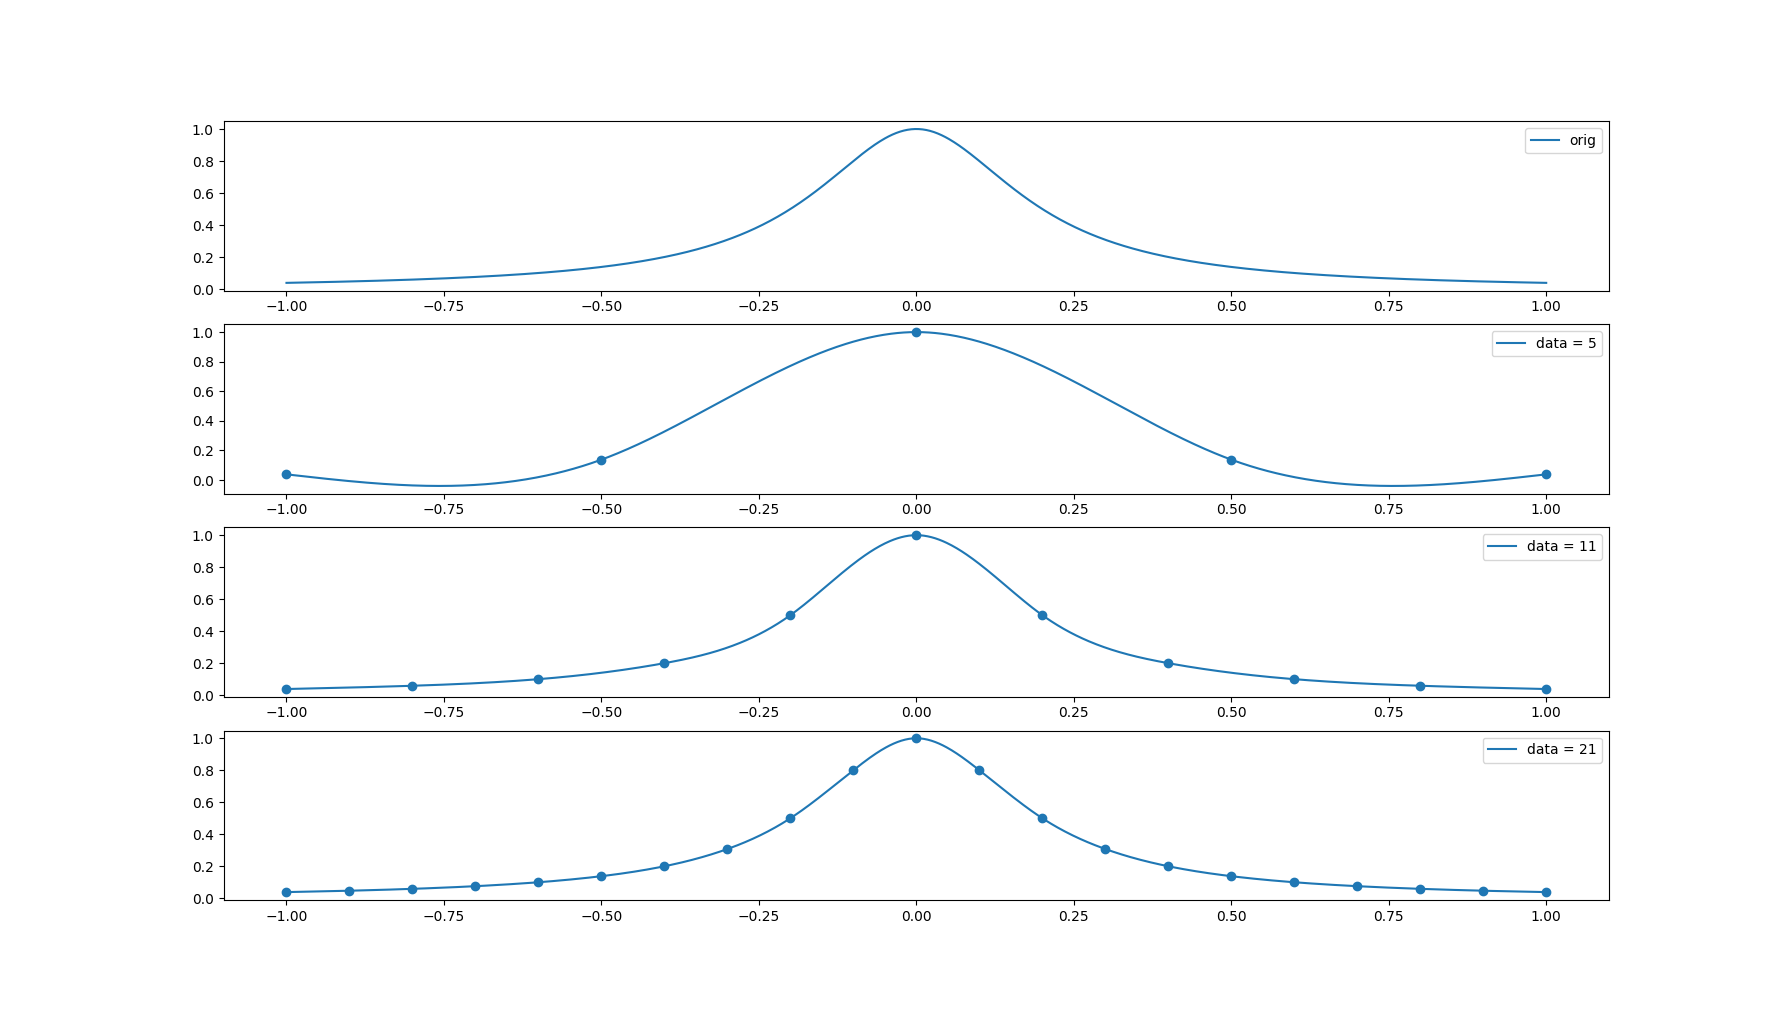

Reproduce this figure in Python.
import numpy as np
import matplotlib.pyplot as plt

def func(_x):
    return 1 / (1 + 25 * (_x ** 2))

def spline(_dataX, _dataY):
    N = len(_dataX)
    h = np.zeros(N - 1)
    for i in range(N - 1):
        h[i] = _dataX[i + 1] - _dataX[i]

    A = np.zeros((N - 2, N - 2))
    for i in range(N - 2):
        for j in range(N - 2):
            if i == j:
                A[i][j] = 2 * (h[j - 1] + h[j])
            elif i == j - 1 or i == j + 1:
                A[i][j] = h[j]

    u = np.zeros(N - 2)
    v = np.zeros(N - 2)
    for i in range(1, N - 1):
        v[i - 1] = 6 * (((_dataY[i + 1] - _dataY[i]) / h[i]) - ((_dataY[i] - _dataY[i - 1]) / h[i - 1]))

    L, U = LU_Decomposition(A)
    u = calc_matrix(L, U, v)

    a = np.zeros(N - 1)
    b = np.zeros(N - 1)
    c = np.zeros(N - 1)
    d = np.zeros(N - 1)

    u = np.append(0, u)
    u = np.append(u, 0)

    for i in range(N - 1):
        a[i] = (u[i + 1] - u[i]) / (6 * (_dataX[i + 1] - _dataX[i]))
        b[i] = u[i] / 2
        c[i] = ((_dataY[i + 1] - _dataY[i]) / (_dataX[i + 1] - _dataX[i])) - (((_dataX[i + 1] - _dataX[i]) * (2 * u[i] + u[i + 1])) / 6)
        d[i] = _dataY[i]

    return a, b, c, d

def LU_Decomposition(A):
    N = len(A)

    L = np.eye(N, N, 0, dtype=float)
    U = np.zeros((N, N), dtype=float)

    # LU Decomposition
    # A = LU
    # variable i processes to row direction
    for i in range(N):
        # variable j processes to column direction
        # process for Lower triangular matrix
        for j in range(i):
            if j == 0:
                L[i][j] = A[i][j] / U[j][j]
            else:
                temp = 0.0
                for k in range(j):
                    temp += L[i][k] * U[k][j]
                L[i][j] = (A[i][j] - temp) / U[j][j]
        # process for Upper triangular matrix
        for j in range(i, N):
            if i == 0:
                U[i][j] = A[i][j]
            else:
                temp = 0.0
                for k in range(i):
                    temp += L[i][k] * U[k][j]
                U[i][j] = A[i][j] - temp

    return L, U

def calc_matrix(L, U, b):
    N = len(L)
    
    x = np.zeros(N, dtype=float)
    y = np.zeros(N, dtype=float)

    # Ly = b
    # process for y vector
    for i in range(N):
        temp = 0.0
        for j in range(i):
            temp += L[i][j] * y[j]
        y[i] = b[i] - temp
    
    # Ux = y
    # process for x vector(solution)
    for i in reversed(range(N)):
        temp = 0.0
        for j in reversed(range(N - i)):
            temp += U[i][N - 1 - j] * x[N - 1 - j]
        x[i] = (y[i] - temp) / U[i][i]

    return x

def sampling(_a, _b, _c, _d, _sampleX, _dataX):
    y = np.zeros(len(_sampleX))
    index = 0
    for i in range(len(_sampleX)):
        x = _sampleX[i]
        if x >= _dataX[index + 1] and index < len(_dataX) - 2:
            index += 1
        y[i] = _a[index] * (x - _dataX[index]) ** 3 + _b[index] * (x - _dataX[index]) ** 2 + _c[index] * (x - _dataX[index]) + _d[index]

    return y

def main():
    xa = -1.0
    xb = 1.0

    step = (xb - xa) / 1000
    sampleX = np.arange(xa, xb + step, step)
    y = func(sampleX)

    step = (xb - xa) / 4
    dataX1 = np.arange(xa, xb + step, step)
    dataY1 = func(dataX1)
    a1, b1, c1, d1 = spline(dataX1, dataY1)
    y1 = sampling(a1, b1, c1, d1, sampleX, dataX1)

    step = (xb - xa) / 10
    dataX2 = np.arange(xa, xb + step, step)
    dataY2 = func(dataX2)
    a2, b2, c2, d2 = spline(dataX2, dataY2)
    y2 = sampling(a2, b2, c2, d2, sampleX, dataX2)
    
    step = (xb - xa) / 20
    dataX3 = np.arange(xa, xb + step, step)
    dataY3 = func(dataX3)
    a, b, c, d = spline(dataX3, dataY3)
    y3 = sampling(a, b, c, d, sampleX, dataX3)

    plt.subplot(411)
    plt.plot(sampleX, y, label="orig")
    plt.legend()
    plt.subplot(412)
    plt.scatter(dataX1, dataY1)
    plt.plot(sampleX, y1, label='data = 5')
    plt.legend()
    plt.subplot(413)
    plt.scatter(dataX2, dataY2)
    plt.plot(sampleX, y2, label='data = 11')
    plt.legend()
    plt.subplot(414)
    plt.scatter(dataX3, dataY3)
    plt.plot(sampleX, y3, label='data = 21')
    plt.legend()
    plt.show()
    
if __name__ == '__main__':
    main()
